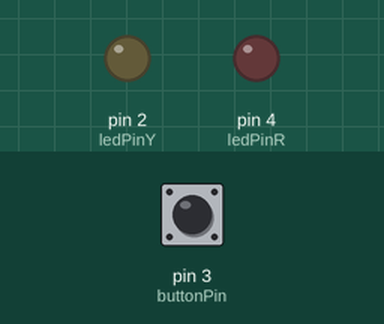
Simulated run of this sketch. Board: Arduino Uno, built with avr-gcc and run on an emulated ATmega328P. On the bench: output pins drawn as LEDs (lit = HIGH). Inputs (shaded band) come from the test bench; at power-on: pin 3 (buttonPin) HIGH.

Above: at 1.2 s.
1.3 s: pin 3 (buttonPin) pulled LOW for 0.15 s
At 1.7 s:
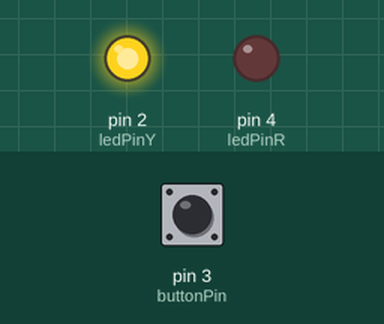
At 6.7 s:
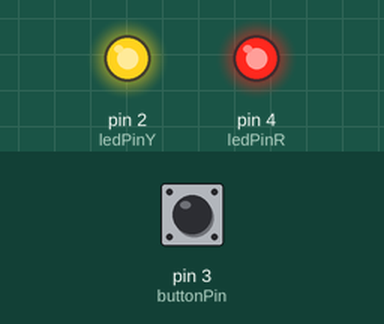
Timing chart, 0 to 12.8 s (numbered marks = the images above; inputs shaded):
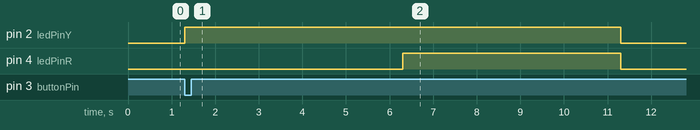

The sketch:

Arduino_4_Button_YRLight_5s_each.ino
```cpp
const int buttonPin = 3;
const int ledPinY = 2;
const int ledPinR = 4;

int buttonState = 0;

void setup()
{
  pinMode(ledPinR, OUTPUT);
  pinMode(ledPinY, OUTPUT);
  pinMode(buttonPin, INPUT);
}

void loop()
{
  buttonState = digitalRead(buttonPin);
    if(buttonState == LOW){
      digitalWrite(ledPinY, HIGH);
      delay(5000);
      digitalWrite(ledPinR, HIGH);
      delay(5000);
    }
  digitalWrite(ledPinY, LOW);
  digitalWrite(ledPinR, LOW);
}
```

Measured:
- after the input at 1.3 s, pin 2 (ledPinY): LOW → HIGH at once, → LOW 10.0 s later; pin 4 (ledPinR): LOW → HIGH after 5.0 s, → LOW 5.0 s later
